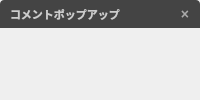
<?xml version="1.0" encoding="UTF-8"?>
<ui version="4.0">
 <class>CommentWindowContent</class>
 <widget class="QWidget" name="CommentWindowContent">
  <layout class="QVBoxLayout" name="mainLayout">
   <property name="spacing"><number>0</number></property>
   <property name="leftMargin"><number>0</number></property>
   <property name="topMargin"><number>0</number></property>
   <property name="rightMargin"><number>0</number></property>
   <property name="bottomMargin"><number>0</number></property>
   <item>
    <widget class="QWidget" name="headerBar" native="true">
     <property name="minimumSize"><size><width>0</width><height>28</height></size></property>
     <property name="maximumSize"><size><width>16777215</width><height>28</height></size></property>
     <property name="styleSheet"><string notr="true">QWidget#headerBar { background-color: rgba(20, 20, 20, 200); border-top-left-radius: 4px; border-top-right-radius: 4px; }</string></property>
     <layout class="QHBoxLayout" name="headerLayout">
      <property name="spacing"><number>5</number></property>
      <property name="leftMargin"><number>10</number></property>
      <property name="topMargin"><number>0</number></property>
      <property name="rightMargin"><number>5</number></property>
      <property name="bottomMargin"><number>0</number></property>
      <item><widget class="QLabel" name="titleLabel"><property name="styleSheet"><string notr="true">color: #cccccc; font-size: 11px; font-weight: bold;</string></property><property name="text"><string>コメントポップアップ</string></property></widget></item>
      <item><spacer name="headerSpacer"><property name="orientation"><enum>Qt::Orientation::Horizontal</enum></property><property name="sizeHint" stdset="0"><size><width>40</width><height>20</height></size></property></spacer></item>
      <item><widget class="QPushButton" name="closeButton"><property name="minimumSize"><size><width>20</width><height>20</height></size></property><property name="maximumSize"><size><width>20</width><height>20</height></size></property><property name="styleSheet"><string notr="true">QPushButton { border: none; background-color: transparent; color: #aaaaaa; font-size: 14px; font-weight: bold; border-radius: 3px; } QPushButton:hover { background-color: rgba(255, 255, 255, 30); color: #ffffff; } QPushButton:pressed { background-color: rgba(255, 255, 255, 50); }</string></property><property name="text"><string>×</string></property></widget></item>
     </layout>
    </widget>
   </item>
   <item><widget class="QSplitter" name="contentSplitter"><property name="orientation"><enum>Qt::Orientation::Vertical</enum></property><property name="childrenCollapsible"><bool>false</bool></property></widget></item>
  </layout>
 </widget>
 <resources/>
 <connections/>
</ui>
